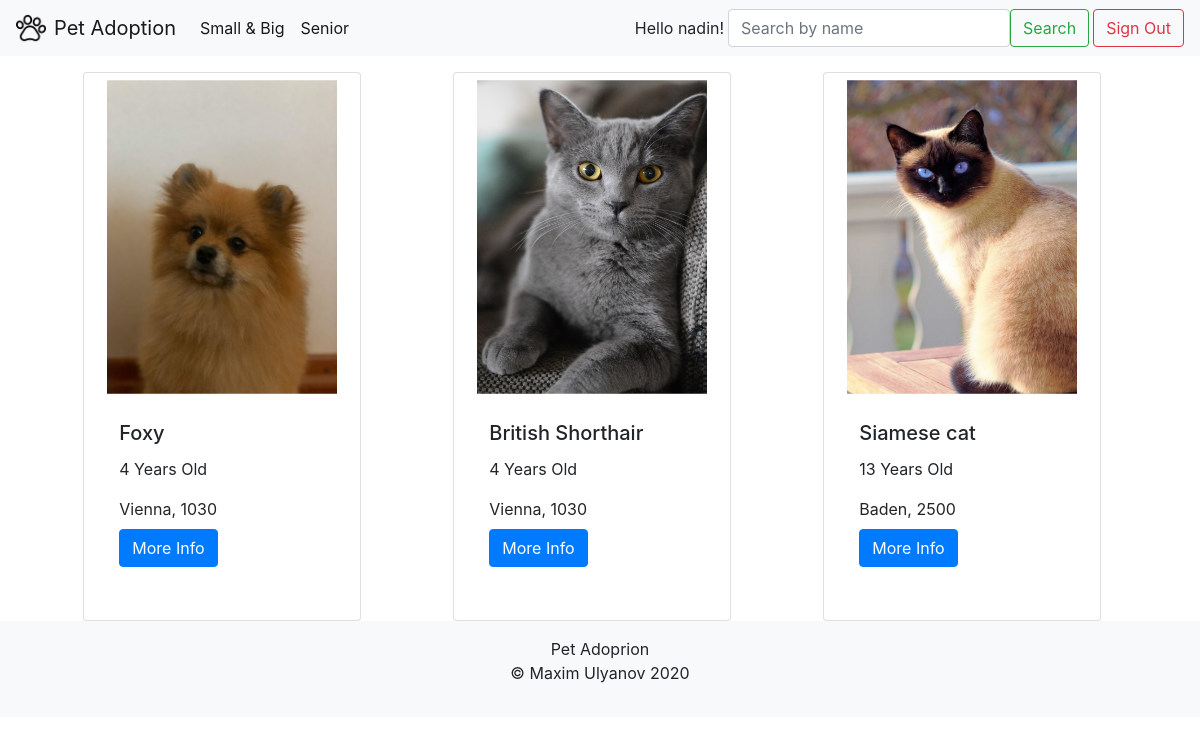
The page /general.php (signed in) on the database its author committed.
### tables this page shows
CREATE TABLE `users` (
  `user_id` int(11) NOT NULL,
  `name` varchar(30) NOT NULL,
  `email` varchar(60) NOT NULL,
  `pwd` varchar(255) NOT NULL,
  `permissions` enum('user','admin') NOT NULL DEFAULT 'user'
);

CREATE TABLE `pets` (
  `pet_id` int(11) NOT NULL,
  `pet_name` char(70) DEFAULT NULL,
  `age` int(11) DEFAULT NULL,
  `pet_IMG` varchar(255) DEFAULT NULL,
  `type` enum('small','large') DEFAULT NULL,
  `description` longtext,
  `senior` enum('no','yes') DEFAULT NULL,
  `website` varchar(255) DEFAULT NULL,
  `hobbies` text,
  `date_available` date DEFAULT NULL,
  `location_id_FK` int(11) DEFAULT NULL
);

CREATE TABLE `location` (
  `location_id` int(11) NOT NULL,
  `location_name` char(50) DEFAULT NULL,
  `city` varchar(70) DEFAULT NULL,
  `ZIP` int(11) DEFAULT NULL,
  `address` varchar(100) DEFAULT NULL,
  `location_img` varchar(250) DEFAULT NULL
);

### general.php (the view)
<?php require_once 'actions/db_connect.php'; ?>
<?php require_once 'head.php'; ?>
<?php
           $sql = " SELECT pets.pet_IMG, pets.pet_name, pets.age, `location`.city, `location`.ZIP
          FROM pets
          INNER JOIN `location` ON pets.location_id_FK=`location`.location_id WHERE (senior='no')";
           $result = $connect->query($sql);
            if($result->num_rows > 0) {
                while($row = $result->fetch_assoc()) {
                echo "<div class='card pet mt-3 mr-3 col-3' style='width: 20vw;'>";
                echo  "<img src='".$row['pet_IMG']."'class='card-img-top'><div class='card-body'> <h5 class='card-title'>".$row['pet_name' ]."</h5><p class='card-text'>" .$row['age']." Years Old</p>".$row['city'].", " .$row['ZIP']."<br><a href='#' class='mt-2 btn btn-primary'>More Info</a>" ;
                echo" </div>
                </div>";
               }
           } else  {
               echo  "No Data Avaliable";
           }
            ?>
<?php require_once 'footer.php'; ?>

### head.php (shortened to what this page needs)
<?php
require_once 'actions/db_connect.php';
$res=mysqli_query($connect, "SELECT * FROM users WHERE `user_id`=".$_SESSION['user']);
$userRow=mysqli_fetch_array($res, MYSQLI_ASSOC);
?>
<!DOCTYPE html>
<html lang="en">
<head>
    <link rel="stylesheet" href="style.css">
    <link rel="stylesheet" href="https://stackpath.bootstrapcdn.com/bootstrap/4.5.2/css/bootstrap.min.css">
</head>
<body>
<header>
<nav class="navbar navbar-expand-lg navbar-light bg-light">
<img  src="img/pawprint.png" width="30" height="30" alt="" loading="lazy">
  <a class="navbar-brand pl-2" href="home.php">Pet Adoption</a>
  <div class="collapse navbar-collapse" id="navbarSupportedContent">
    <ul class="navbar-nav mr-auto">
      <li class="nav-item">
        <a class="nav-link active" href="general.php">Small & Big</a>
      </li>
      <li class="nav-item">
        <a class="nav-link active" href="senior.php">Senior</a>
      </li>
    </ul>
    <form class="form-inline my-2 my-lg-0">
    <span class="mr-1"><?php echo "Hello ". $userRow['name' ]. "!"; ?></span>
    <div class="search-box">
    <input type="text" class="form-control mr-sm-2 search-box" type="search" autocomplete="off" placeholder="Search by name"/>
    </div>
      <button class="btn btn-outline-success mr-1" type="submit">Search</button>
      <a class="btn btn-outline-danger" href="logout.php?logout">Sign Out</a>
    </form>
  </div>
</nav>
</header>
<div class="container d-flex flex-wrap justify-content-around">

### style.css (style rules this page uses)
.pet img { width: 100%; padding: 3%; height: 60%; }

### head.php (style rules this page uses)
.search-box input[type="text"], .result { width: 100%; box-sizing: border-box; }

### rows shown on the page
users: name "nadin"
pets: pet_IMG (picture), pet_name "Foxy", age "4", location_id_FK.city "Vienna", location_id_FK.ZIP "1030"
pets: pet_IMG (picture), pet_name "British Shorthair", age "4", location_id_FK.city "Vienna", location_id_FK.ZIP "1030"
pets: pet_IMG (picture), pet_name "Siamese cat", age "13", location_id_FK.city "Baden", location_id_FK.ZIP "2500"
